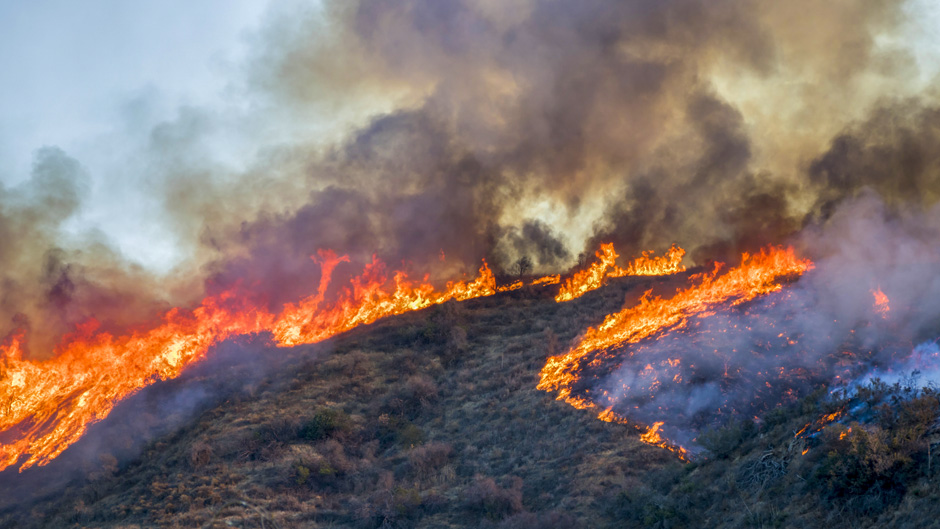
#> input picture demos/img.jpg, 940 x 529 px
$ python demo_watershed2.py
#> lines starting #> are read from the running program, lines starting #| are printed output that depends on the picture; after the words box and inside, x2 and y2 are one past the last pixel; in counts of white or black regions, pixels touching at a corner belong together
import cv2
import numpy as np

while 1:
    original = cv2.imread('img.jpg')
#> original is the input picture: shape (529, 940, 3); mean B, G, R 109.3, 112.3, 126.8
    hsv = cv2.cvtColor(original, cv2.COLOR_BGR2HSV)
#> hsv: shape (529, 940, 3); mean H, S, V 76.8, 78.6, 139.5
    hue = cv2.inRange(original, np.array([0, 90, 215]), np.array([179, 255, 255]))
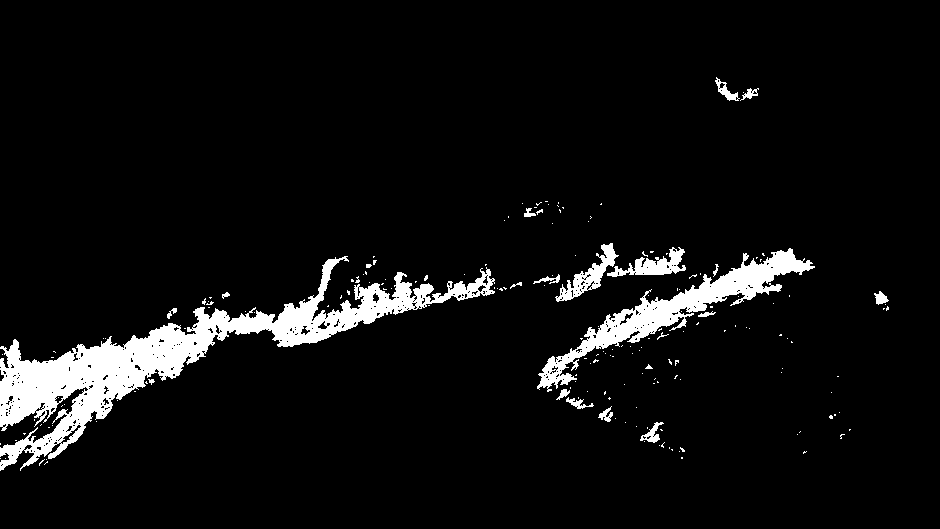
#> hue: shape (529, 940); 6.1% white; 185 white regions (163 under 20 px), largest, box (x1, y1, x2, y2) and area: (0, 256, 495, 471) 19779, (537, 248, 815, 392) 6855, (555, 243, 619, 302) 1056
    # hue, s, _ = cv2.split(hsv)

    _, dst = cv2.threshold(hue, 0, 255, cv2.THRESH_BINARY + cv2.THRESH_OTSU)
    fg = cv2.erode(dst, None, iterations=3)
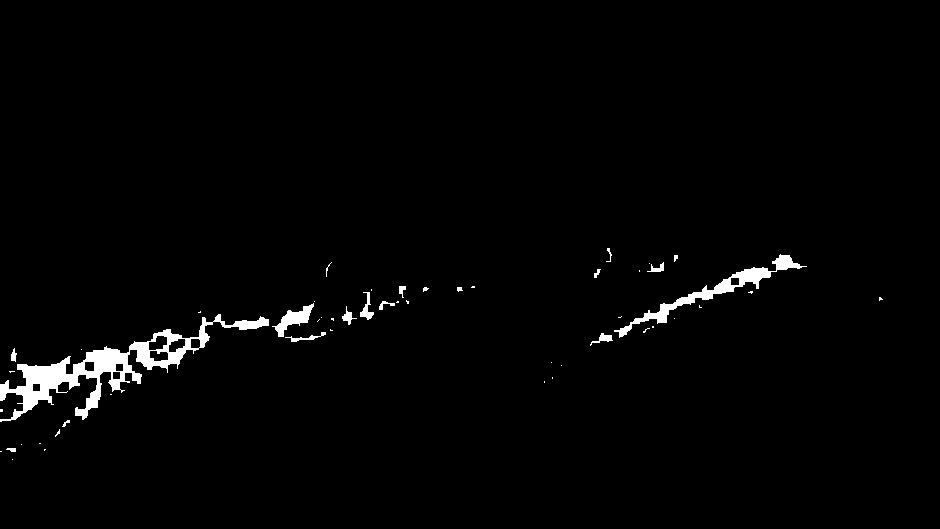
#> fg: shape (529, 940); 1.8% white; 52 white regions (35 under 20 px), largest, box (x1, y1, x2, y2) and area: (0, 314, 269, 422) 5404, (614, 254, 807, 338) 1817, (272, 303, 314, 337) 505
    bg = cv2.dilate(dst, None, iterations=1)
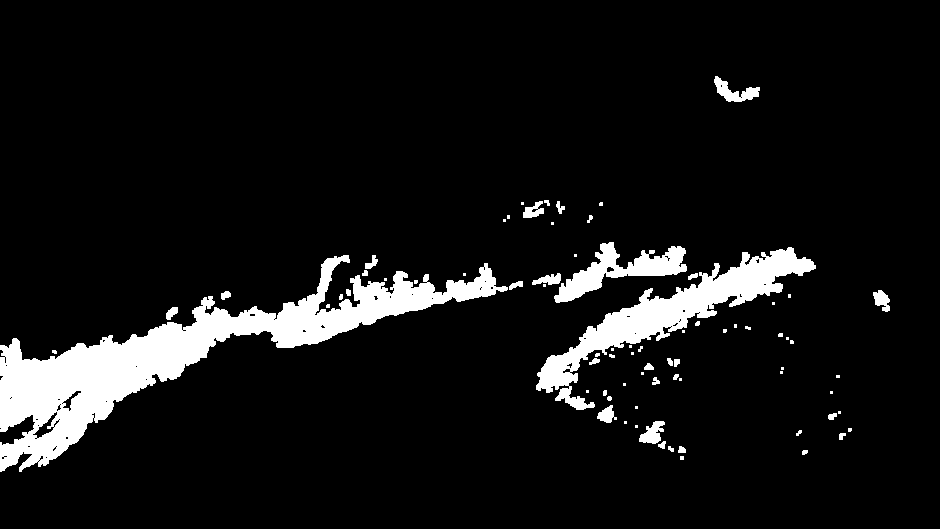
#> bg: shape (529, 940); 8.1% white; 77 white regions (41 under 20 px), largest, box (x1, y1, x2, y2) and area: (0, 255, 508, 472) 24701, (536, 247, 816, 410) 9556, (554, 242, 687, 303) 2898
    _, bg = cv2.threshold(bg, 1, 128, 1)
    mark = cv2.add(fg, bg)
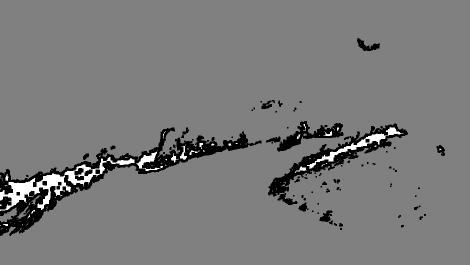
#> mark: shape (529, 940) (shown at 1/2 size); min 0, max 255, mean 122.1
    mark32 = np.int32(mark)
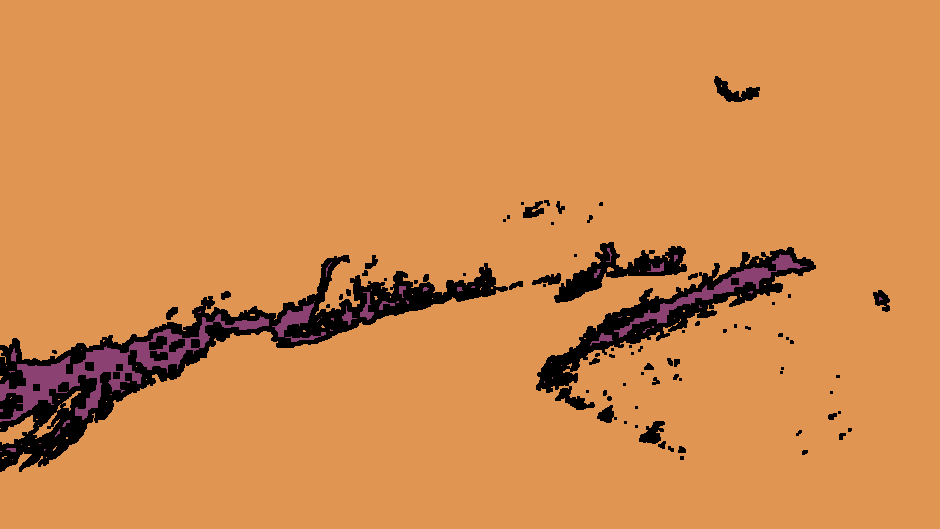
#> mark32: shape (529, 940) int32; 3 distinct labels, from 0 to 255; one colour per label, 0 black
    cv2.watershed(original, mark32)
    original[mark32 == -1] = [255, 0, 0]
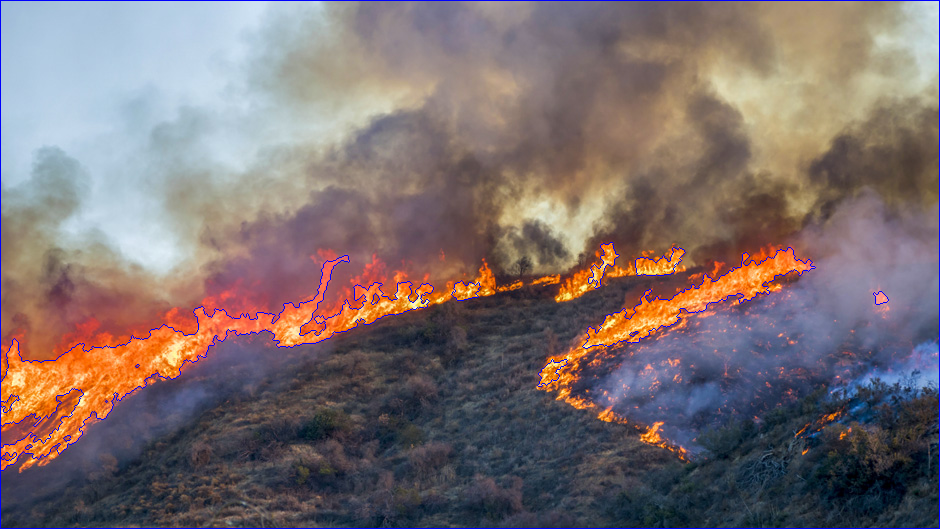
#> original: shape (529, 940, 3); 1.22% of pixels changed, all inside (x1, y1, x2, y2) = (0, 0, 940, 529)
    cv2.imshow('ws', original)

    # [18 lines of commented-out code are left out]

    k = cv2.waitKey(5) & 0xFF
#> (key Esc is pressed here)
    if k == 27:
        break

$ run again, with demos/bg.jpg copied over demos/img.jpg
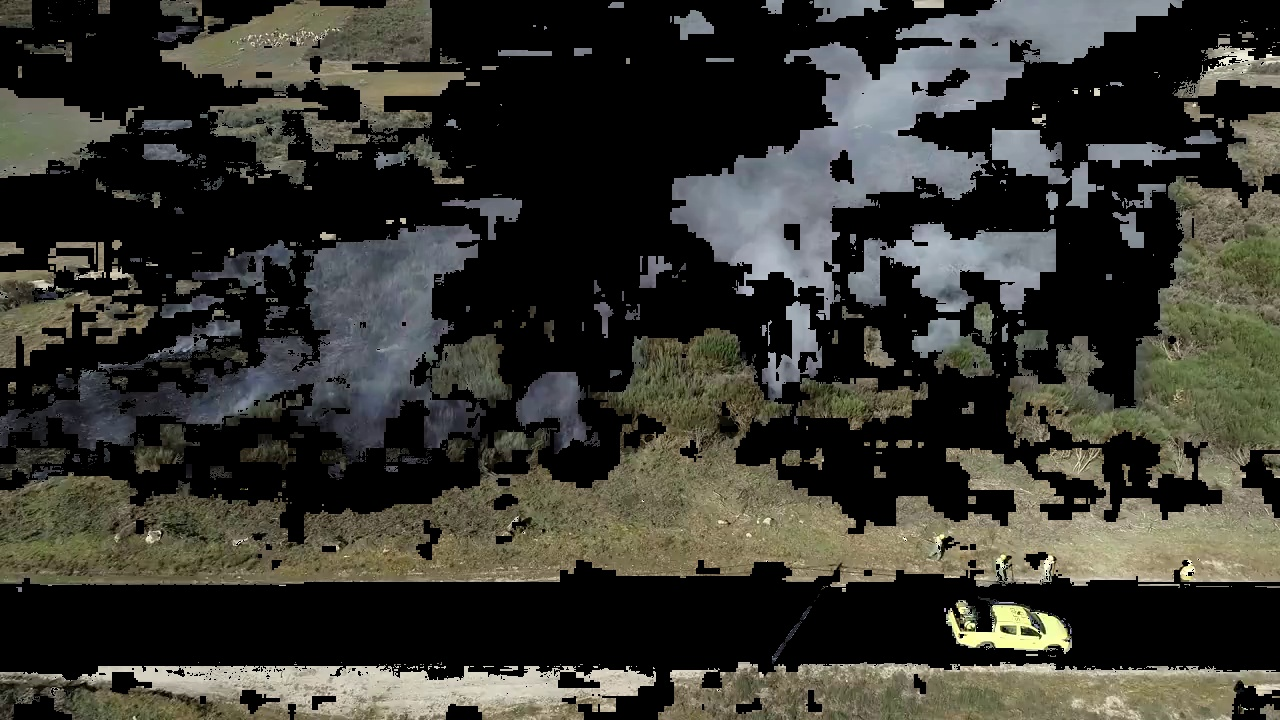
#> input picture demos/bg.jpg, 1280 x 720 px
#> original is the input picture: shape (720, 1280, 3); mean B, G, R 48.2, 54.8, 55.3
#> hsv: shape (720, 1280, 3); mean H, S, V 31.6, 53.5, 57.8
#> `hue = cv2.inRange(original, np.array([0, 90, 215]), np.array([179, 255..`:
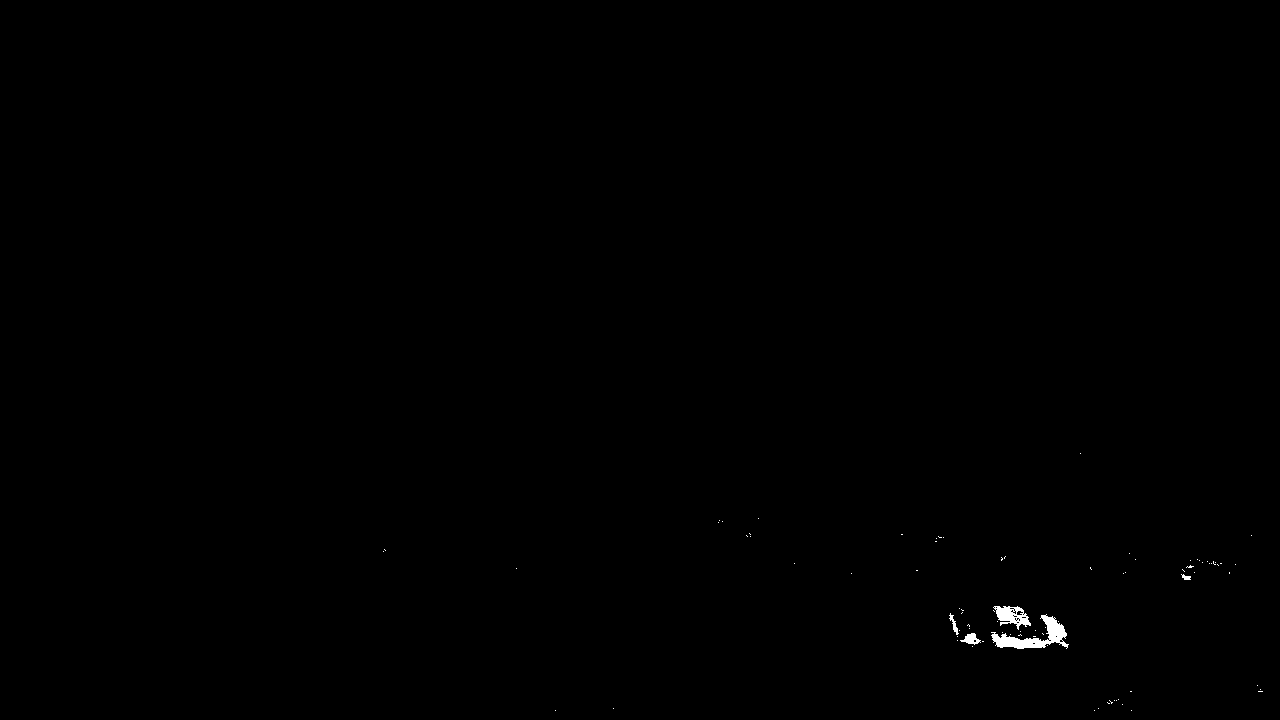
#> hue: shape (720, 1280); 0.2% white; 85 white regions (80 under 20 px), largest, box (x1, y1, x2, y2) and area: (991, 614, 1069, 649) 986, (993, 606, 1031, 630) 467, (960, 633, 981, 645) 132, (949, 613, 959, 635) 72, (1181, 574, 1191, 580) 36
#> fg: shape (720, 1280); 0.02% white; 5 white regions (2 under 20 px), largest, box (x1, y1, x2, y2) and area: (999, 640, 1030, 646) 88, (1048, 620, 1062, 637) 84, (1000, 611, 1010, 618) 53
#> mark32: shape (720, 1280) int32; 3 distinct labels, from 0 to 255
#> `original[mark32 == -1] = [255, 0, 0]`:
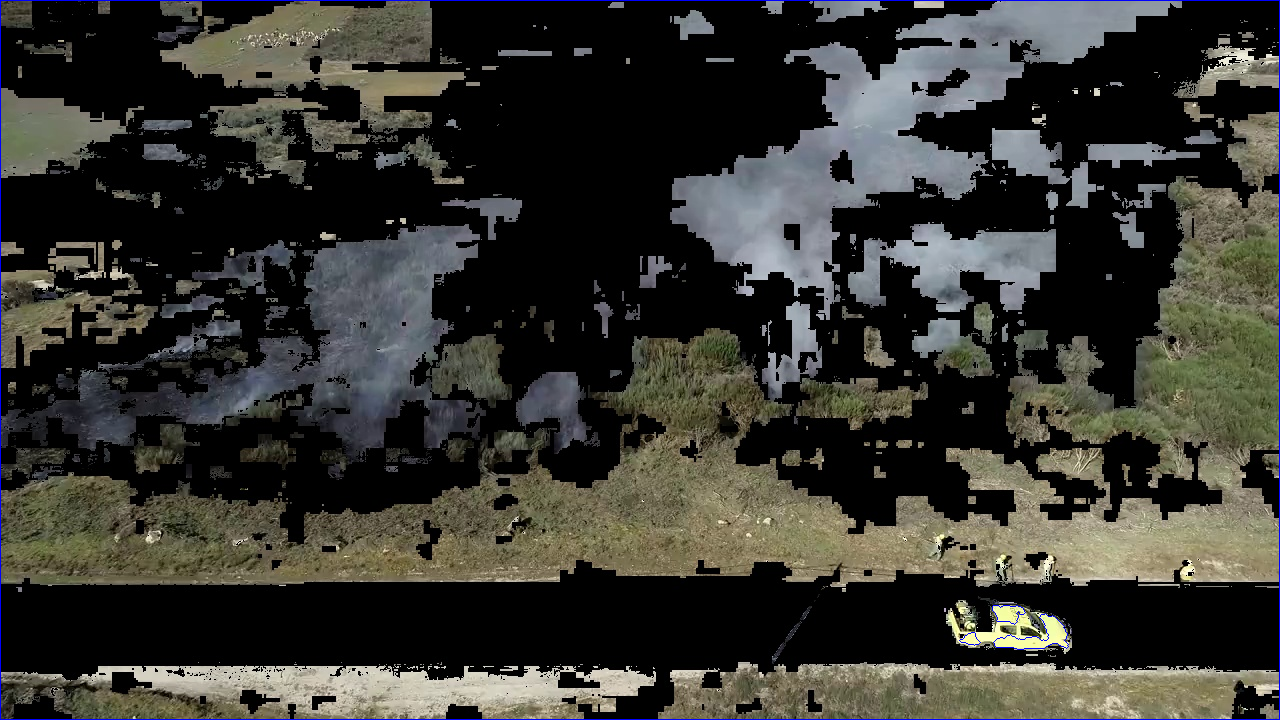
#> original: shape (720, 1280, 3); 0.47% of pixels changed, all inside (x1, y1, x2, y2) = (0, 0, 1280, 720)
